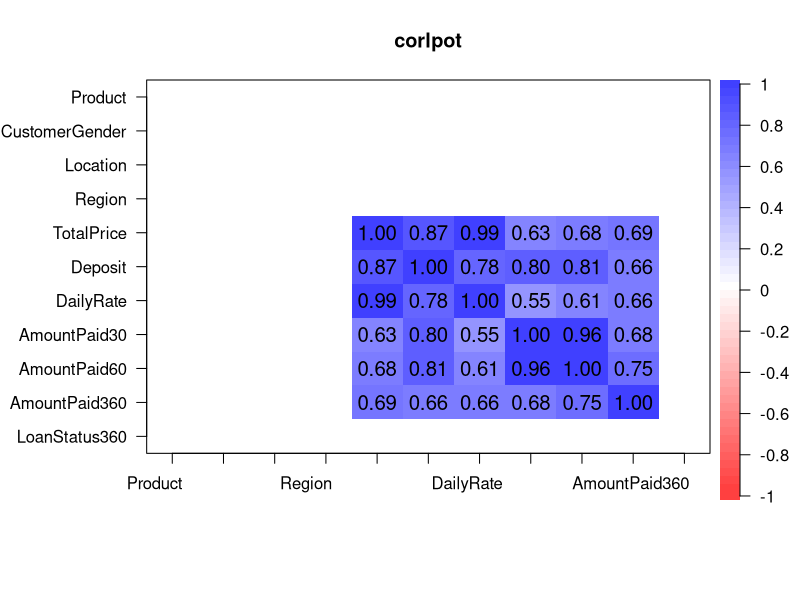

Generate this figure with R: (Note: this script raises an error after producing the figure.)
## ---- chunk 1
#Import relevant packages
library(stats)
library(psych) 
## ---- chunk 2
#loading dataset
setwd('E:/Documents/Reinp/GitHub Respositories/Loan_Prediction')
ds_asses<-read.table('Data Science assessment.csv', header=TRUE,sep=",")
ds_asses[,-13]  #Reads only the required columns in csv
View(ds_asses)
attach(ds_asses)
## ---- chunk 3
#summary statistics
names(ds_asses) #display variable names
summary(ds_asses) #summarizes the dataset
describe(ds_asses) 
## ---- chunk 4
#learn more about the dataset
help(ds_asses)
??ds_asses
str(ds_asses)
class(ds_asses)
typeof(ds_asses) 
length(ds_asses) 
attributes(ds_asses) #names(ds_asses), class(ds_asses), row.names(ds_asses)
## ---- chunk 5
#distribution of input variables
table(ds_asses$LoanStatus360)
table(ds_asses$CustomerGender)
table(ds_asses$Product)
table(ds_asses$Region)
table(ds_asses$DailyRate)
table(ds_asses$TotalPrice)
table(ds_asses$Deposit)
## ---- chunk 6
#unique values per column
unique(ds_asses$ DailyRate)
unique(ds_asses$ TotalPrice)
unique(ds_asses$ Deposit)
unique(ds_asses$ TotalDays)
## ---- chunk 7
# Distribution of LoanStatus360 accross input variables 
tabLoanStatus360gender <- xtabs(~LoanStatus360+CustomerGender,data= ds_asses)
tabLoanStatus360gender
tabLoanStatus360product <- xtabs(~LoanStatus360+Product,data= ds_asses)
tabLoanStatus360product
tabLoanStatus360region <- xtabs(~LoanStatus360+Region,data= ds_asses)
tabLoanStatus360region
tabLoanStatus360deposit <- xtabs(~LoanStatus360+Deposit,data= ds_asses)
tabLoanStatus360deposit
tabLoanStatus360dailyrate <- xtabs(~LoanStatus360+DailyRate,data= ds_asses)
tabLoanStatus360dailyrate
tabLoanStatus360totalprice <- xtabs(~LoanStatus360+TotalPrice,data= ds_asses)
tabLoanStatus360totalprice
## ---- chunk 8
#convert categorical variables to integer data types for regression purpose
ds_asses [,1]=as.integer(ds_asses [,1])
is.factor(ds_asses [,1])
is.integer(ds_asses [,1])
is.character(ds_asses [,1])
ds_asses [,2]=as.integer(ds_asses [,2])-1
is.factor(ds_asses [,2])
is.integer(ds_asses [,2])
is.character(ds_asses [,2])
ds_asses [,3]=as.integer(ds_asses [,3])
is.factor(ds_asses [,3])
is.integer(ds_asses [,3])
is.character(ds_asses [,3])
ds_asses [,4]=as.integer(ds_asses [,4])
is.factor(ds_asses [,4])
is.integer(ds_asses [,4])
is.character(ds_asses [,4])
ds_asses [,13]=as.integer(ds_asses [,13])-1
is.factor(ds_asses [,13])
is.integer(ds_asses [,13])
is.character(ds_asses [,13])
View(ds_asses)
## ---- chunk 9
cor_ds_asses1 <- cor(ds_asses [, c("Product", "CustomerGender", "Location", "Region" ,"TotalPrice", "Deposit", "DailyRate", "TotalDays", "AmountPaid30", "AmountPaid60", "AmountPaid360", "LoanStatus360")])
cor_ds_asses1

#Drop TotalDays column as it is not correlated with the rest of the columns
cor_ds_asses <- round(cor(ds_asses [, c("Product", "CustomerGender", "Location", "Region" ,"TotalPrice", "Deposit", "DailyRate", "AmountPaid30", "AmountPaid60", "AmountPaid360", "LoanStatus360")]),2)
cor_ds_asses
## ---- chunk 10
# we create a heatmap to visualize correlations

cor.plot((ds_asses [, c("Product", "CustomerGender", "Location", "Region" ,"TotalPrice", "Deposit", "DailyRate", "AmountPaid30", "AmountPaid60", "AmountPaid360", "LoanStatus360")]),numbers=TRUE,main="corlpot")

#or

# Get lower triangle of the correlation matrix
  get_lower_tri <- function(cor_ds_asses){
    cor_ds_asses[upper.tri(cor_ds_asses)]<- NA
    return(cor_ds_asses)
  }
lower_tri <- get_lower_tri(cor_ds_asses)
lower_tri

# Get upper triangle of the correlation matrix
  get_upper_tri <- function(cor_ds_asses){
    cor_ds_asses[lower.tri(cor_ds_asses)]<- NA
    return(cor_ds_asses)
  }
upper_tri <- get_upper_tri(cor_ds_asses)
upper_tri

# Reorder the correlation matrix
reorder_cor_ds_asses <- function(cor_ds_asses){
# Use correlation between variables as distance
dd <- as.dist((1-cor_ds_asses)/2)
hc <- hclust(dd)
cor_ds_asses <-cor_ds_asses[hc$order, hc$order]
}
cor_ds_asses <- reorder_cor_ds_asses(cor_ds_asses)
# Melt the correlation matrix
library(reshape2)

melted_cor_ds_asses <- melt(upper_tri, na.rm = TRUE)

library(ggplot2)
ggplot(data = melted_cor_ds_asses, aes(Var2, Var1, fill = value))+
 geom_tile(color = "white")+ 
 scale_fill_gradient2(low = "blue", high = "red", mid = "green", 
   midpoint = 0, limit = c(-1,1), space = "Lab", 
   name="Pearson\nCorrelation") +
  theme_minimal()+ 
 theme(axis.text.x = element_text(angle = 45, vjust = 1, 
    size = 12, hjust = 1))+
 coord_fixed()
## ---- chunk 11
#additive model investigates only the main effects of predictors. It assumes that the relationship between a given predictor variable and the outcome is independent of the other predictor variables

#From the correlation table, we see that the AmountPaid360 is most strongly correlated with AmountPaid60. But in addition, we also see that TotalPrice and Deposit are positively correlated. 

#We want to compute the association of the outcome variable AmountPaid360 with each predictor while adjusting for the effect of the remaining predictors. 

#Both the multivariate regression and the correlation measure how strongly the features are associated with the outcome (AmountPaid360). When comparing the regression coefficients with the correlation coefficients, we will see that they are slightly different.Ccorrelation computes bivariate relationship between the outcome variable and a single predictor (ignoring all other predictors) while a multiple regression asks if that predictor is related to the outcome after controlling for all the other predictors in the model.

mlm1a <- lm(AmountPaid360 ~ Product + CustomerGender + Location + Region + TotalPrice + Deposit + DailyRate + AmountPaid30 + AmountPaid60, data=ds_asses) #multivariate regression
summary(mlm1a)
## ---- chunk 12
#DropDailyRate
mlm2a <- lm(AmountPaid360 ~ Product + CustomerGender + Location + Region + TotalPrice + Deposit + AmountPaid30 + AmountPaid60, data=ds_asses) #multivariate regression
summary(mlm2a)

#Observed value in data is 13621
newdata <- data.frame(Product =2,  CustomerGender=1, Location=109, Region=11, TotalPrice=16600, Deposit=2000, AmountPaid30=3121, AmountPaid60=4241)
p <- predict(mlm2a, newdata, interval="confidence")
p

## ---- chunk 13
#Drop Location does not contribute to the model
mlm3a <- lm(AmountPaid360 ~ Product + CustomerGender + Region + TotalPrice + Deposit + AmountPaid30 + AmountPaid60, data=ds_asses) #multivariate regression
summary(mlm3a)

#Observed value in data is 13621
newdata1 <- data.frame(Product=2, CustomerGender=1, Region=11, TotalPrice=16600, Deposit=2000, AmountPaid30=3121, AmountPaid60=4241)
p1 <- predict(mlm3a, newdata1, interval="confidence")
p1
## ---- chunk 14
#Drop Product does not contribute to the model
#Final Model
mlm4a <- lm(AmountPaid360 ~ CustomerGender + Region + TotalPrice + Deposit + AmountPaid30 + AmountPaid60, data=ds_asses) #multivariate regression
summary(mlm4a)

#Observed value in data is 13621
newdata2 <- data.frame(CustomerGender=1, Region=11, TotalPrice=16600, Deposit=2000, AmountPaid30=3121, AmountPaid60=4241)
p2 <- predict(mlm4a, newdata2, interval="confidence")
p2

sigma(mlm4a) # Residual Standard Error (RSE). The lower the RSE, the more accurate the model (on the data in hand).
sigma(mlm4a)/mean(ds_asses$AmountPaid360) #The error rate
coefficients(mlm4a) # model coefficients
confint(mlm4a, level=0.95) # CIs for model parameters
anova(mlm4a) # anova table
vcov(mlm4a) # covariance matrix for model parameters
## ---- chunk 15
fitted(mlm4a) # predicted values
## ---- chunk 16
residuals(mlm4a) # residuals
## ---- chunk 17
#influence(mlm4a) # regression diagnostics $hat $coefficients $sigma $wt. residuals
## ---- chunk 18
#Accuracy of the final model with Actual vs Predicted
plot(fitted(mlm4a), ds_asses$AmountPaid360, 
     ylab="Actual", xlab="Predicted", 
     main="AmountPaid360")

#Accuracy of the final model with Residual vs Predicted
#positive values for the residual (on the y-axis) mean the prediction was too low, and negative values mean the prediction was too high; 0 means the guess was exactly correct.
plot(fitted(mlm4a), residuals(mlm4a), 
     ylab="Residuals", xlab="Predicted", 
     main="AmountPaid360")
abline(0,0)
## ---- chunk 19

#The final multiple regression model equation can be written as AmountPaid360 = -643.7088144 + 150.3377772*CustomerGender + 29.2051094*Region + 0.4946036*TotalPrice - 1.0720393*Deposit - 1.1353656*AmountPaid30 + 2.5102698*AmountPaid60.


#The overall quality of the model can be assessed by examining the R-squared (R2) and Residual Standard Error (RSE).

#R2 represents the correlation coefficient between the observed values of the outcome variable (y) and the predicted values of y. For this reason, the value of R will always be positive and will range from zero to one. R2 represents the proportion of variance, in the outcome variable y, that may be predicted by knowing the value of the x variables. An R2 value close to 1 indicates that the model explains a large portion of the variance in the outcome variable. Problem with the R2, is that, it will always increase when more variables are added to the model, even if those variables are only weakly associated with the response. A solution is to adjust the R2 by taking into account the number of predictor variables.

#The adjusted R2 = 0.6527, meaning that “65.27% of the variance in the measure of AmountPaid360 can be predicted by CustomerGender, Region, TotalPrice, Deposit,  AmountPaid30 and AmountPaid60.
#In our multiple regression model, the RSE is 3934.305 corresponding to 26.8% error rate.
## ---- chunk 20
#Classification model to predict LoanStatus360
ds_asses1 <- ds_asses [, c("Product", "CustomerGender", "Location", "Region" ,"TotalPrice", "Deposit", "DailyRate", "AmountPaid30", "AmountPaid60", "LoanStatus360")]

# see the stucture
head(ds_asses1)
tail(ds_asses1)

#1.Shuffle your data
#From the head and tail output, you can see if the data is shuffled or not. 
#If not shuffled it will be a big issue! When you will split your data between a train set and test set, you will select only loanstatus 0 and 1 (No 2 are in the top 80 percent of the observations), which means the algorithm will never see the features of 2. This mistake will lead to poor prediction.

shuffle_index <- sample(1:nrow(ds_asses1)) #Generate a random list of index from 1 to 9195
head(shuffle_index)
tail(shuffle_index)
ds_asses2 <- ds_asses1[shuffle_index, ]
head(ds_asses2)
tail(ds_asses2)

#2.Create a train and test set: You train the model on the train set and test the prediction on the test set (i.e. unseen data)

#Split the data 80/20, 80 percent of the data serves to train the model, and 20 percent to make predictions

#Function to create two separate data frames. You don't want to touch the test set until you finish building your model

create_train_test <- function(data, size = 0.8, train = TRUE) #Add the arguments in the function
  {
    n_row = nrow(data) #Count number of rows in the dataset
    total_row = size * n_row #Return the nth row to construct the train set
    train_sample <- 1: total_row #Select the first row to the nth rows
    if (train == TRUE) {
        return (data[train_sample, ]) #If condition sets to true, return the train set, else the test set
    } else {
        return (data[-train_sample, ])
    }
}

data_train <- create_train_test(ds_asses2, 0.8, train = TRUE)
data_test <- create_train_test(ds_asses2, 0.8, train = FALSE)
dim(data_train)
dim(data_test)

#Verify Randomization Process
prop.table(table(data_train$CustomerGender))
prop.table(table(data_test$CustomerGender))

#3.Buildthemodel

library(rpart)
fit <- rpart(LoanStatus360~., data = data_train, method = 'class')
fit


#4.Make a Prediction

predict_unseen <-predict(fit, data_test, type = 'class')
table_mat <- table(data_test$LoanStatus360, predict_unseen)
table_mat

library(gmodels)
#understand the relationship of the classes of your test data relate to your model 
CrossTable(x = data_test$LoanStatus360, y = predict_unseen, prop.chisq=FALSE)

#5.MeasurePerfomance
#compute an accuracy measure for classification task with the confusion matrix. The general idea is to count the number of times True instances are classified are False.

accuracy_Test <- sum(diag(table_mat)) / sum(table_mat)
print(paste('Accuracy for test', accuracy_Test))

## ---- chunk 21
#Knn Classification model to predict LoanStatus360

# see the stucture
head(ds_asses1)
tail(ds_asses1)

# Division of `LoanStatus360`
table(ds_asses1$LoanStatus360) 

# Percentual division of `LoanStatus360`
round(prop.table(table(ds_asses1$LoanStatus360)) * 100, digits = 2)

##Generate a random number that is 70% of the total number of rows in dataset.
 ran <- sample(1:nrow(ds_asses1), 0.7 * nrow(ds_asses1))

##the normalization function is created
 nor <-function(x) { (x -min(x))/(max(x)-min(x))   }
 
 ##Run nomalization on predictor coulumns of dataset
 ds_asses1_norm <- as.data.frame(lapply(ds_asses[,c("Product", "CustomerGender", "Location", "Region" ,"TotalPrice", "Deposit", "DailyRate", "AmountPaid30", "AmountPaid60")], nor))
 summary(ds_asses1_norm)
 
 ##extract training set
ds_asses1_train <- ds_asses1_norm[ran,]
##extract testing set
ds_asses1_test <- ds_asses1_norm[-ran,]

dim(ds_asses1_train)
dim(ds_asses1_test)


#Verify Randomization Process
prop.table(table(ds_asses1_train$Product))
prop.table(table(ds_asses1_test$Product))
prop.table(table(ds_asses1_train$CustomerGender))
prop.table(table(ds_asses1_test$CustomerGender))

##extract 10th column of train dataset because it will be used as 'cl' argument in knn function.
ds_asses1_target_category <- ds_asses1[ran,10]

 ##extract 10th column if test dataset to measure the accuracy
 ds_asses1_test_category <- ds_asses1[-ran,10]
 
 ##load the package class
 library(class)
 
 #To choose the appropiate number of k, the most widely used method is to do the square root of the rows

sqrt(nrow(ds_asses1))

##run knn function
 prk <- knn(ds_asses1_train,ds_asses1_test,cl=ds_asses1_target_category,k=96,prob = TRUE)
 prk
 
#check the extent inside the knn model.

prk.prob <- attr(prk, "prob")
head(prk)
head(prk.prob)

#understand the relationship of the classes of your test data relate to your model 
CrossTable(x = ds_asses1_test_category, y = prk, prop.chisq=FALSE)

 ##create confusion matrix
 tabc <- table(prk,ds_asses1_test_category)
 tabc
 
 ##this function divides the correct predictions by total number of predictions that tell us how accurate the model is.
 
 accuracy <- function(x){sum(diag(x)/(sum(rowSums(x)))) * 100}
 accuracy(tabc)
 
 #check which ‘K’ value will result in the most accurate model

i=1
k.optm=1
for (i in 1:96){
knn.mod <- knn(train=ds_asses1_train, test=ds_asses1_test, cl=ds_asses1_target_category, k=i)
k.optm[i] <- 100 * sum(ds_asses1_test_category == knn.mod)/NROW(ds_asses1_test_category)
k=i  
    cat(k,'=',k.optm[i],'\n')
}

# Maximum accuracy at k=12, after that, it seems increasing K increases the classification but reduces success rate. It is worse to class LoanStatus360 as good when it is bad, than it is to class LoanStatus360 as bad when it is good.
plot(k.optm, type = 'b', xlab="K- Value", ylab="Accuracy level")
## ---- chunk 22
#categorical data are too many. Focus more on collecting integer data type features like the Amount of Income, size of the family, age, loan amount.
